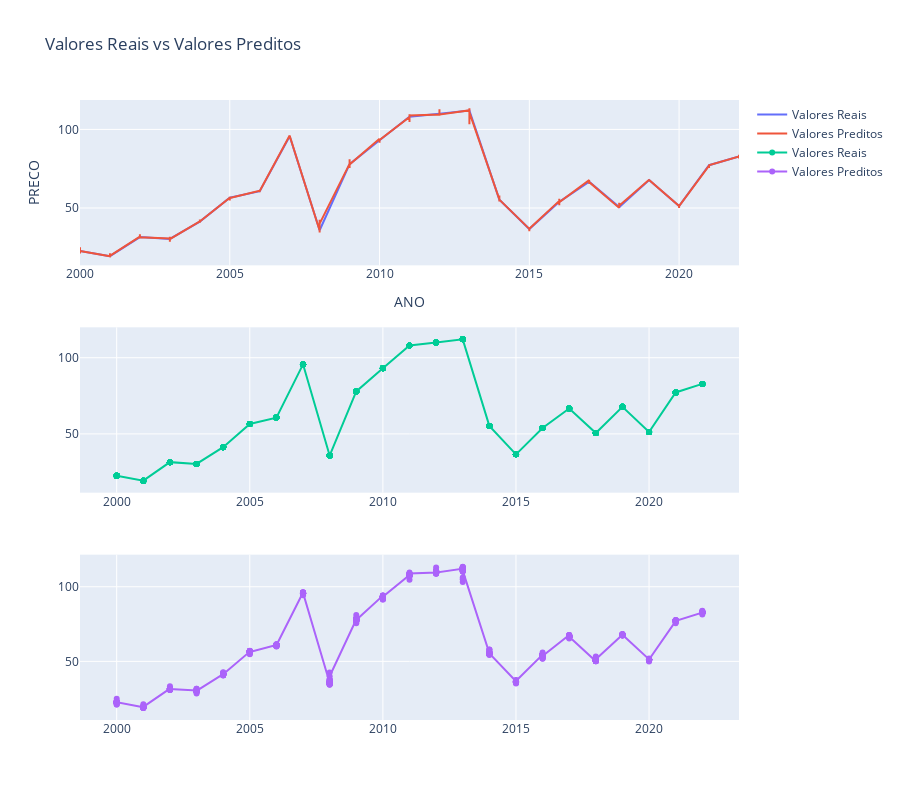

This figure's notebook cell:
### Code cell
# Criar subplots
fig = sp.make_subplots(rows=3, cols=1)

# Adicionar os valores reais ao gráfico
fig.add_trace(go.Scatter(x=df['ANO'], y=df['PRECO'], mode='lines', name='Valores Reais'), row=1, col=1)

# Adicionar os valores previstos ao gráfico
fig.add_trace(go.Scatter(x=df['ANO'], y=df['Previsoes'], mode='lines', name='Valores Preditos'), row=1, col=1)

# Adicionar subplot para 'PRECO'
fig.add_trace(go.Scatter(x=df['ANO'], y=df['PRECO'], mode='lines+markers', name='Valores Reais'), row=2, col=1)

# Adicionar subplot para 'Previsoes'
fig.add_trace(go.Scatter(x=df['ANO'], y=df['Previsoes'], mode='lines+markers', name='Valores Preditos'), row=3, col=1)

# Definir o título do gráfico e os rótulos dos eixos
fig.update_layout(height=800, title='Valores Reais vs Valores Preditos', xaxis_title='ANO', yaxis_title='PRECO')

# Mostrar o gráfico
fig.show()

### Figure 1 — Plotly figure (JSON) as saved in the notebook; plotly's stock layout.template omitted (floating-point values rounded to 4 significant figures; data arrays with more than 128 entries replaced by an {"elided": "..."} marker saying what was removed)
{"data": [{"mode": "lines", "name": "Valores Reais", "type": "scatter", "x": {"elided": "1184 int values"}, "xaxis": "x", "y": {"elided": "1184 float values"}, "yaxis": "y"}, {"mode": "lines", "name": "Valores Preditos", "type": "scatter", "x": {"elided": "1184 int values"}, "xaxis": "x", "y": {"elided": "1184 float values"}, "yaxis": "y"}, {"mode": "lines+markers", "name": "Valores Reais", "type": "scatter", "x": {"elided": "1184 int values"}, "xaxis": "x2", "y": {"elided": "1184 float values"}, "yaxis": "y2"}, {"mode": "lines+markers", "name": "Valores Preditos", "type": "scatter", "x": {"elided": "1184 int values"}, "xaxis": "x3", "y": {"elided": "1184 float values"}, "yaxis": "y3"}], "layout": {"height": 800, "title": {"text": "Valores Reais vs Valores Preditos"}, "xaxis": {"anchor": "y", "domain": [0, 1], "title": {"text": "ANO"}}, "xaxis2": {"anchor": "y2", "domain": [0, 1]}, "xaxis3": {"anchor": "y3", "domain": [0, 1]}, "yaxis": {"anchor": "x", "domain": [0.7333, 1], "title": {"text": "PRECO"}}, "yaxis2": {"anchor": "x2", "domain": [0.3667, 0.6333]}, "yaxis3": {"anchor": "x3", "domain": [0, 0.2667]}}}
